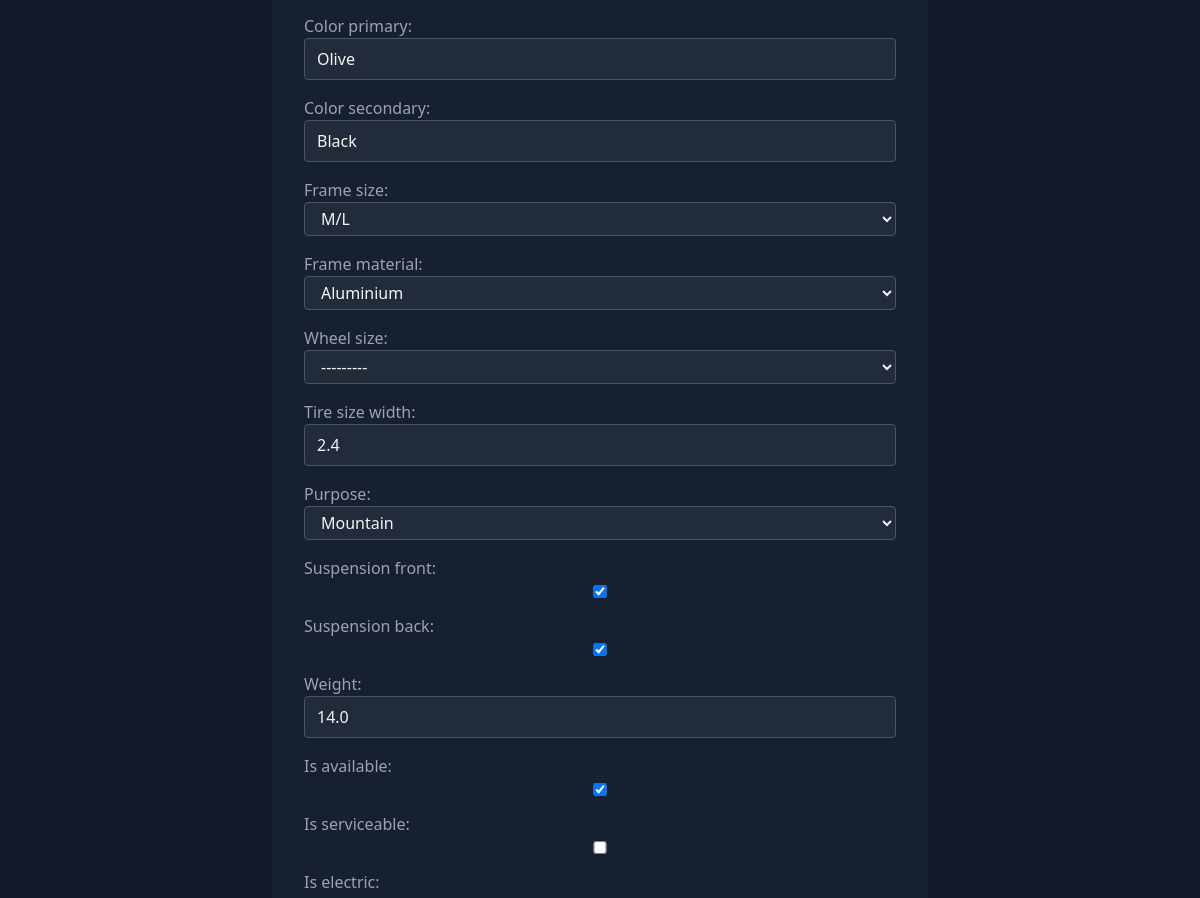
The page /staff/edit-bike/6 (signed in, middle part) on the database as committed earlier.
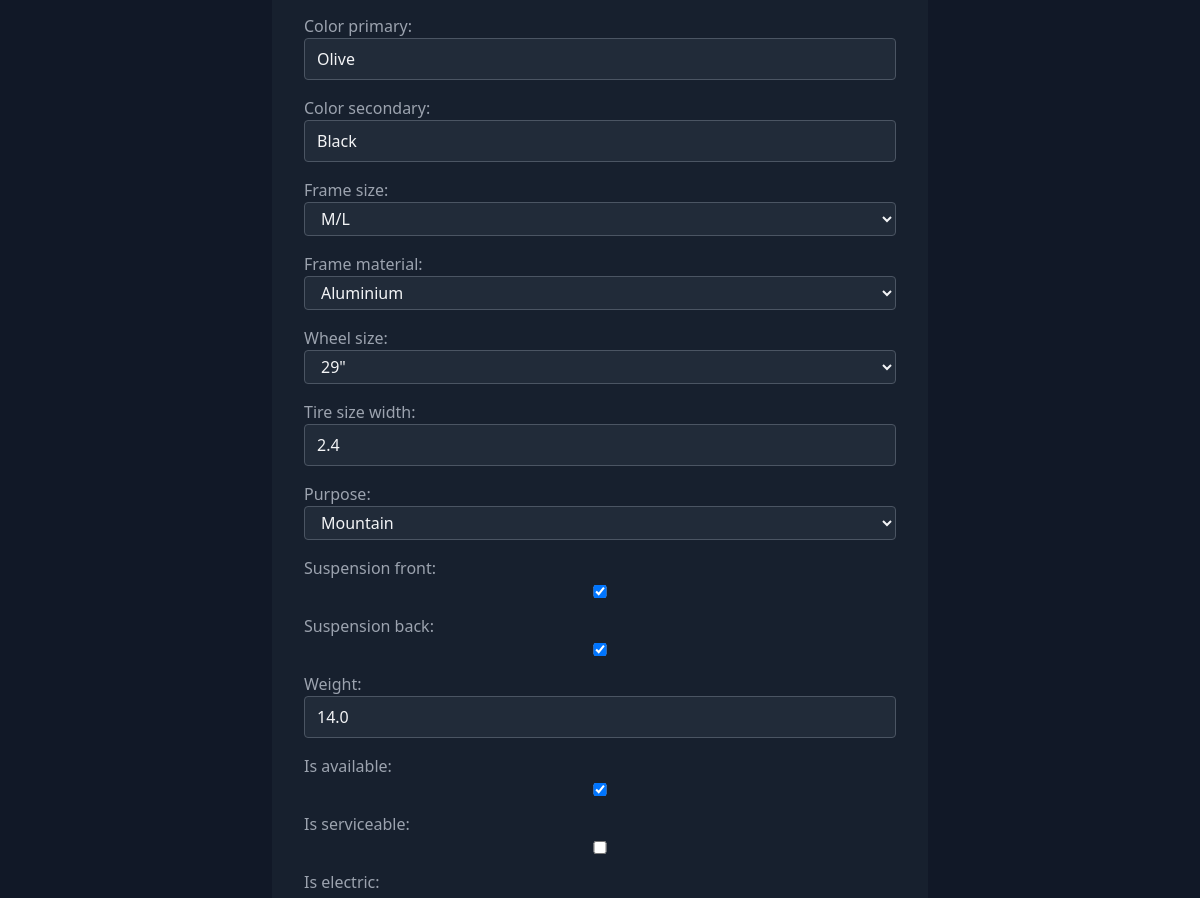
The same page on the database as committed later.
### bike_portfolio/models.py (models this page shows, shortened)
class Bicycle(models.Model):
    id = models.AutoField(primary_key=True, editable=False, unique=True)
    brand = models.CharField(max_length=30)  # eg Trek
    line = models.CharField(max_length=100)  # eg Slash
    model = models.CharField(max_length=30)  # eg 9.9 or SE
    generation = models.CharField(max_length=30, blank=True, null=True)  # eg gen 6
    description = models.CharField(max_length=1000)
    year_production = models.IntegerField()
    color_primary = models.CharField(max_length=30)
    color_secondary = models.CharField(max_length=30, blank=True, null=True)
    FRAME_SIZE_CHOICES: list[tuple[str, str]] = [
        ("XS", "XS"),
        ("S", "S"),
        ("S/M", "S/M"),
        ("M", "M"),
        ("M/L", "M/L"),
        ("L", "L"),
        ("XL", "XL"),
    ]
    frame_size = models.CharField(max_length=3, choices=FRAME_SIZE_CHOICES)
    FRAME_MATERIAL: list[tuple[str, str]] = [
        ("carbon", "Carbon"),
        ("steel", "Steel"),
        ("aluminium", "Aluminium"),
        ("titanium", "Titanium"),
    ]
    frame_material = models.CharField(max_length=9, choices=FRAME_MATERIAL)
    WHEEL_SIZE_CHOICES: list[tuple[str, str]] = [
        ('24"', '24"'),
        ('26"', '26"'),
        ('27.5"', '27.5"'),
        ('29"', '29"'),
    ]
    wheel_size = models.CharField(choices=WHEEL_SIZE_CHOICES, max_length=10)
    tire_size_width = models.FloatField()
    BICYCLE_PURPOSE_CHOICES: list[tuple[str, str]] = [
        ("mtb", "Mountain"),
        ("road", "Road"),
        ("gravel", "Gravel"),
        ("city", "City"),
    ]
    purpose = models.CharField(max_length=30, choices=BICYCLE_PURPOSE_CHOICES)
    suspension_front = models.BooleanField(default=True)
    suspension_back = models.BooleanField(default=True)
    weight = models.FloatField()
    is_available = models.BooleanField(default=True)
    is_serviceable = models.BooleanField(default=False)
    is_electric = models.BooleanField(default=False)
    amount = models.IntegerField(default=1)
    prize_buy = models.FloatField()
    prize_rent = models.FloatField()
    image_main = models.ImageField(default="default.png", upload_to=custom_upload_to)
    class Meta:
        ordering = ['-is_available']

### staff_panel/views.py (the view)
# urls.py: path("edit-bike/<int:pk>", staff_views.staff_edit_bike, name="staff-edit-bike"),
@staff_member_required
def staff_edit_bike(request, pk):
    bike = Bicycle.objects.get(id=pk)
    if request.method == "POST":
        form = AddBikeForm(request.POST, request.FILES or None, instance=bike)
        if form.is_valid():
            form.save()
            messages.success(request, "Bike updated successfully")
            return redirect("staff-main")
    else:
        form = AddBikeForm(instance=bike)
    context = {
        "website_title": f"bikes.com - Staff Panel - Edit Bike #{bike.id}",
        "form": form,
        "bike": bike,
    }
    return render(request, "staff_panel/edit_bike.html", context)

### staff_panel/forms.py
class AddBikeForm(forms.ModelForm):
    def __init__(self, *args, **kwargs):
        super().__init__(*args, **kwargs)
        for field in self.fields.values():
            field.widget.attrs["class"] = field_formatting
    class Meta:
        model = Bicycle
        fields = "__all__"

### staff_panel/templates/staff_panel/edit_bike.html (shortened to what this page needs)
{% extends "bike_portfolio/base.html" %}
{% block content %}
<section class="text-gray-400 bg-gray-900 body-font">
  <div class="container px-5 py-24 mx-auto flex flex-wrap items-center">
    <div class="lg:w-2/3 md:w-2/3 bg-gray-800 bg-opacity-50 rounded-lg p-8 flex flex-col w-full mt-10 md:mt-0 md:ml-auto mr-auto">
      <form action="" method="POST" enctype="multipart/form-data">
        <div class="py-8">
          {{ form.as_p }}
        </div>
      </form>
    </div>
  </div>
</section>
{% endblock content %}

Rows that differ between the two databases and show on the page:
changed Bicycle "Olive": wheel_size "---------" → "29\""
